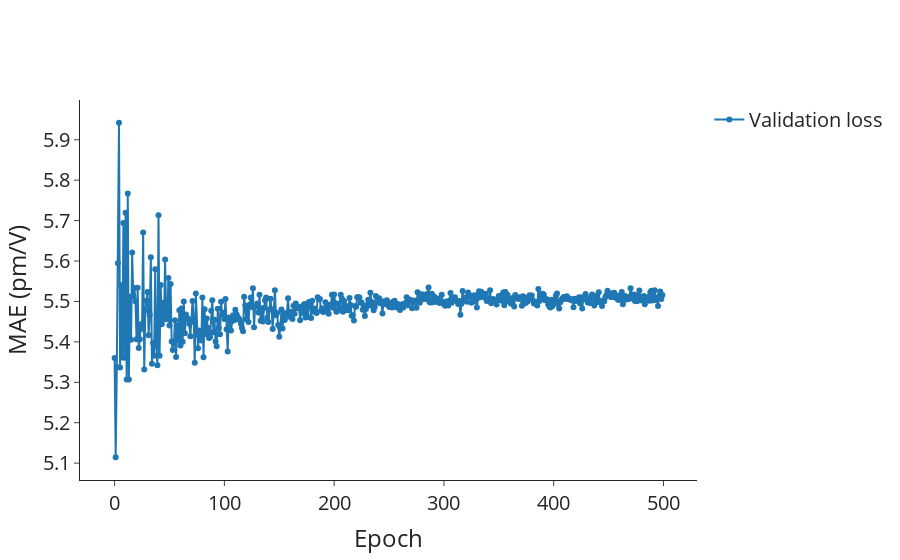

The notebook cell saved with this chart:
### Markdown cell above
## MAE

### Code cell
lr_val = go.Scatter(
    x=df_lr_epochs_first.index,
    y=df_lr_epochs_first["metric_val/MeanAbsoluteError/shg_tensor_full"],
    mode="lines+markers",
    name="Validation loss",
    showlegend=True,
)

# Layout
layout = go.Layout(
    # title=dict(text='Scatter Plot'),
    xaxis=dict(title="Epoch"),
    yaxis=dict(title="MAE (pm/V)"),
    # legend=dict(font=dict(size=12)),
)

# Create figure
fig = go.Figure(data=[lr_val], layout=layout)

fig.update_layout(
    autosize=True,
    font_size=20,
    # width=600,
    # height=600,
    # plot_bgcolor="white",
    template="simple_white",
)
fig.update_layout(
    xaxis=dict(
        # tickmode = 'array',
        # tickvals = [1, 2,3,4,5,6,7,8],
        # ticktext = ['One', 'Three', 'Five', 'Seven', 'Nine', 'Eleven']
        showgrid=False,
    ),
    yaxis=dict(
        # tickmode = 'array',
        # tickvals = [1, 2,3,4,5,6,7,8],
        # ticktext = ['One', 'Three', 'Five', 'Seven', 'Nine', 'Eleven']
        showgrid=False,
    ),
)

# Show figure
fig.show()

### Figure 1 — Plotly figure (JSON) as saved in the notebook; plotly's stock layout.template omitted (floating-point values rounded to 4 significant figures; data arrays with more than 128 entries replaced by an {"elided": "..."} marker saying what was removed)
{"data": [{"mode": "lines+markers", "name": "Validation loss", "showlegend": true, "type": "scatter", "x": {"elided": "500 int values"}, "y": {"elided": "500 float values"}}], "layout": {"autosize": true, "font": {"size": 20}, "xaxis": {"showgrid": false, "title": {"text": "Epoch"}}, "yaxis": {"showgrid": false, "title": {"text": "MAE (pm/V)"}}}}
